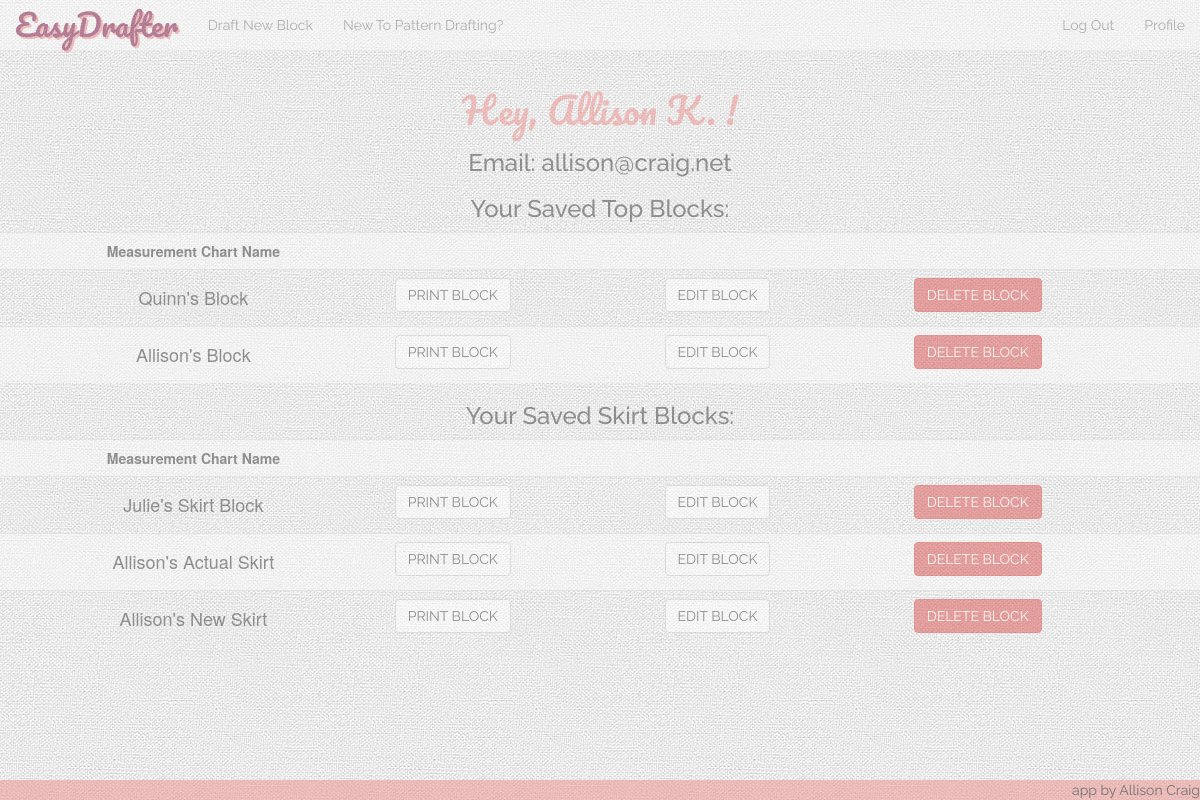
/profile (signed in), run on an earlier commit of the app's database.
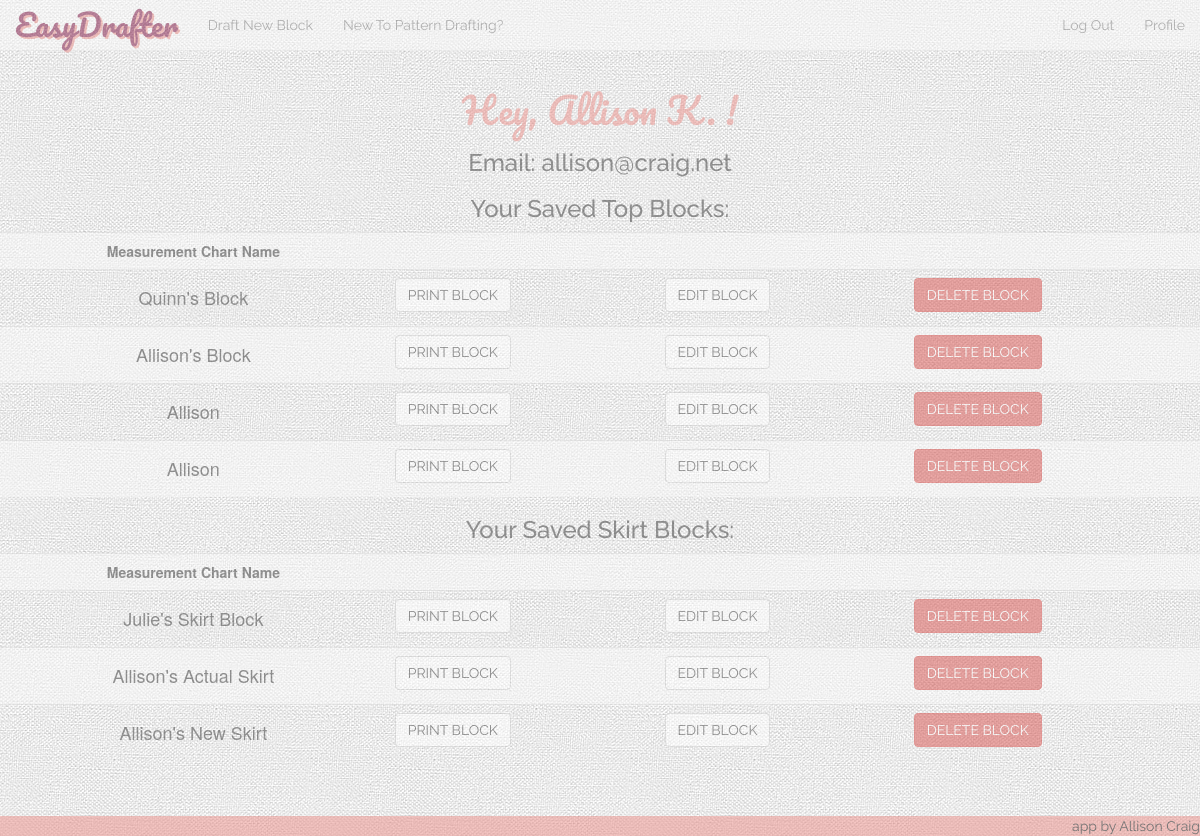
And on a later commit of the database.
### model.py (models this page shows, shortened)
class User(db.Model):
    __tablename__ = "Users"
    user_id = db.Column(db.Integer, autoincrement=True, primary_key=True)
    fb_id = db.Column(db.String(64), unique=True, nullable=True)
    email = db.Column(db.String(64), unique=True, nullable=False)
    password = db.Column(db.String(64), nullable=True)
    fname = db.Column(db.String(15), nullable=False)

class Measurement_Chart_Top(db.Model):
    __tablename__ = "Measurement_Chart_Tops"
    chart_id = db.Column(db.Integer, autoincrement=True, primary_key=True)
    nickname = db.Column(db.Integer, nullable=False)
    user_id = db.Column(db.String(100), db.ForeignKey('Users.user_id'))
    bust = db.Column(db.Integer, nullable=False)
    waist = db.Column(db.Integer, nullable=False)
    full_length = db.Column(db.Integer, nullable=False)
    center_front = db.Column(db.Integer, nullable=False)
    front_shoulder_slope = db.Column(db.Integer, nullable=False)
    strap = db.Column(db.Integer, nullable=False)
    front_across_shoulder = db.Column(db.Integer, nullable=False)
    across_chest = db.Column(db.Integer, nullable=False)
    bust_depth = db.Column(db.Integer, nullable=False)
    shoulder_length = db.Column(db.Integer, nullable=False)
    bust_arc = db.Column(db.Integer, nullable=False)
    bust_span = db.Column(db.Integer, nullable=False)
    waist_arc = db.Column(db.Integer, nullable=False)
    dart_placement = db.Column(db.Integer, nullable=False)
    side_length = db.Column(db.Integer, nullable=False)
    full_length_back = db.Column(db.Integer, nullable=False)
    center_back = db.Column(db.Integer, nullable=False)
    back_shoulder_slope = db.Column(db.Integer, nullable=False)
    across_back = db.Column(db.Integer, nullable=False)
    back_arc = db.Column(db.Integer, nullable=False)
    waist_arc_back = db.Column(db.Integer, nullable=False)
    back_neck = db.Column(db.Integer, nullable=False)
    back_across_shoulder = db.Column(db.Integer, nullable=False)
    back_dart_intake = db.Column(db.Integer, nullable=False)
    user = db.relationship("User",
                           backref=db.backref("Measurement_Chart_Tops"))

class Measurement_Chart_Skirt(db.Model):
    __tablename__ = "Measurement_Chart_Skirts"
    chart_id = db.Column(db.Integer, autoincrement=True, primary_key=True)
    nickname = db.Column(db.Integer, nullable=False)
    user_id = db.Column(db.String(100), db.ForeignKey('Users.user_id'))
    waist = db.Column(db.Integer, nullable=False)
    hip = db.Column(db.Integer, nullable=False)
    center_front_hip_depth = db.Column(db.Integer, nullable=False)
    back_hip_arc = db.Column(db.Integer, nullable=False)
    center_back_hip_depth = db.Column(db.Integer, nullable=False)
    front_hip_arc = db.Column(db.Integer, nullable=False)
    dart_placement = db.Column(db.Integer, nullable=False)
    user = db.relationship("User",
                           backref=db.backref("Measurement_Chart_Skirts"))

### server.py (the view)
@app.route('/profile')
def user_profile_page():
    user_email = session['logged_in_customer_email']
    user = User.query.filter(User.email==user_email).one()
    current_user_id = user.user_id
    saved_blocks_tops = Measurement_Chart_Top.query.filter(Measurement_Chart_Top.user_id==current_user_id).all()
    saved_blocks_skirts = Measurement_Chart_Skirt.query.filter(Measurement_Chart_Skirt.user_id==current_user_id).all()
    return render_template("profile.html", user=user, session=session, savedblockstops=saved_blocks_tops, savedblocksskirts=saved_blocks_skirts)

### server.py (called while the page is built)
@app.before_request
def add_tests():
    g.jasmine_tests = JS_TESTING_MODE

### templates/profile.html (shortened to what this page needs)
{% extends 'base.html' %}
{% block content %}
<center><h1 class='heading-titles'>Hey, {{ user.fname }} !</h1></center>
<center><h3 class="raleway">Email: {{ user.email }}</h3></center>
{% if savedblockstops %}
<center><h3 class="raleway">Your Saved Top Blocks: </h3></center>
<table class="table table-hover table-striped">
	<th><center>Measurement Chart Name</center></th>
	<th></th>
	<th></th>
	<th></th>
{% for sblocktop in savedblockstops %}
		<tr class="saved-block">
			<td><center><h4>{{ sblocktop.nickname }}</h4></center>
				<center>
					<td><form action='/print-top/{{sblocktop.chart_id}}'>
						<button class="btn btn-default">PRINT BLOCK</button>
					</form></td>
					<td><form action='/edit-top/{{sblocktop.chart_id}}'>
						<button class="btn btn-default" value="{{ sblocktop.chart_id }}">EDIT BLOCK</button>
					</form></td>
					<td>
						<button class="btn btn-danger delete-btn-top" name='chart-id' value="{{ sblocktop.chart_id }}">DELETE BLOCK</button></td>
					</center>
				</td>
			</tr>
{% endfor %}
</table>
{% endif %}
{% if savedblocksskirts %}
<center><h3 class="raleway">Your Saved Skirt Blocks: </h3></center>
<table class="table table-hover table-striped">
	<th><center>Measurement Chart Name</center></th>
	<th></th>
	<th></th>
	<th></th>
{% for sblockskirt in savedblocksskirts %}
		<tr class="saved-block">
			<td><center><h4>{{ sblockskirt.nickname }}</h4></center>
				<center>
					<td><form action='/print-skirt/{{sblockskirt.chart_id}}'>
						<button class="btn btn-default">PRINT BLOCK</button>
					</form></td>
					<td><form action='/edit-skirt/{{sblockskirt.chart_id}}'>
						<button class="btn btn-default" value="{{ sblockskirt.chart_id }}">EDIT BLOCK</button>
					</form></td>
					<td><button class="btn btn-danger delete-btn-skirt" name='chart-id' value="{{ sblockskirt.chart_id }}">DELETE BLOCK</button></td>
				</center>
			</td>
		</tr>
{% endfor %}
</table>
{% endif %}
{% endblock %}

### templates/base.html (shortened to what this page needs)
<!DOCTYPE html>
<html>
<head>
	<link rel='stylesheet' href='/static/css/style.css'>
	<link rel='stylesheet' href='/static/css/bootstrap.min.css'>
</head>
<body>
<nav class="navbar navbar-default navbar-fixed-top">
	<div class="container-fluid">
		<div class="navbar-header">
			<a class="navbar-brand" id="corner-logo" href="/">EasyDrafter</a>
		</div>
		<div class="collapse navbar-collapse" id="bs-example-navbar-collapse-1">
			<ul class="nav navbar-nav">
				{% if session['current_user_id'] is defined %}
				<li><a href="/choose-block">Draft New Block</a></li>
				<li><a href="/about-drafting" id="profile">New To Pattern Drafting?</a></li>
				{% else %}
				<li><a href="/about-drafting" id="profile">New To Pattern Drafting?</a></li>
				{% endif %}
			</ul>
			<ul class="nav navbar-nav navbar-right">
				{% if session['current_user_id'] is defined %}
				<li><a href="/logout" id="logout">Log Out</a></li>
				<li><a href="/profile" id="profile">Profile</a></li>
				{% else %}
				<li><a href="/login">Log In</a></li>
				<li><a href="/register">Register</a></li>
				{% endif %}
			</ul>
		</div>
	</div>
</nav>
	{% block content %}{% endblock %}
		<footer><a href="https://github.com/allisonkcraig" target="blank" id="footer-a">app by Allison Craig</a></footer>
</body>
</html>

### static/css/style.css (style rules this page uses)
body { padding-top: 70px; margin-bottom: 2em; padding-bottom: 4em; background-image: url("/static/img/roughcloth.png"); opacity: 50%; }
.btn { font-family: "Raleway"; }
.heading-titles { font-family: 'Pacifico', cursive; color: #EA8C86; }
#corner-logo { font-family: 'Pacifico', cursive; font-size: 30px; text-decoration: none; text-shadow: 2px 2px #EA8C86; color: #7D1141; }
.navbar { font-family: "Raleway"; }
footer { font-family: "Raleway"; background-color: #EA8C86; position:fixed; left:0px; bottom:0px; height:20px; width:100%; }
#footer-a { text-decoration: none; color: black; float: right; }
.raleway { font-family: "Raleway"; }

What changed in the data, as far as the page shows it:
added Measurement_Chart_Top: nickname "Allison", {{ sblocktop.chart_id }} 9 (drawn)
added Measurement_Chart_Top: nickname "Allison", {{ sblocktop.chart_id }} 10 (drawn)
